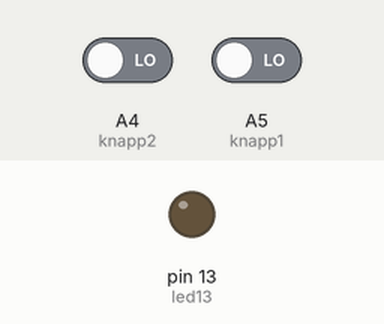
Recording of a sketch running on a simulated Arduino Uno, built with avr-gcc and run on an emulated ATmega328P. On the bench: output pins drawn as LEDs (lit = HIGH). Inputs (shaded band) come from the test bench; at power-on: A5 (knapp1) LOW, A4 (knapp2) LOW. What the sketch prints to the serial monitor is not drawn.

Above: at 1.2 s.
1.3 s: A5 (knapp1) driven HIGH
At 2.6 s:
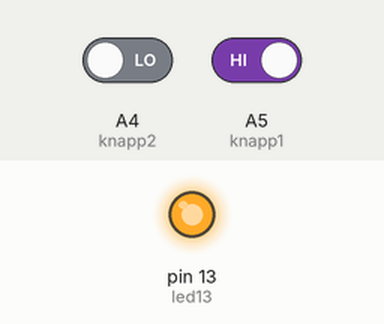
Timing chart, 0 to 4.3 s (numbered marks = the images above; inputs shaded):
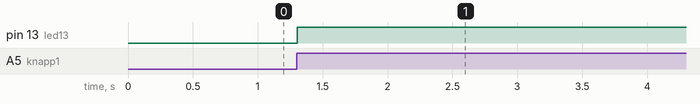

The sketch:

15_Av-P__med_to_impulsbrytere_-_MHP.ino
```cpp
 // Oppgave 15 - Av/På med to impulsbrytere - 05.04.2018 - MHP

// KONSTANTER:
const byte knapp1 = A5;
const byte knapp2 = A4;
const byte led13 = 13;

// VARIABLER:
int lesknapp1;
int lesknapp2;

// SETUP:
void setup() {
  Serial.begin(9600);
  pinMode(led13, OUTPUT);
  Serial.print("i'm doing something");
}

// FUNKSJONER:

// HOVUDPROGRAM:
void loop() {
  lesknapp1 = digitalRead(knapp1);
  lesknapp2 = digitalRead(knapp2);
  delay(10);
  lesknapp1 = digitalRead(knapp1);
  lesknapp2 = digitalRead(knapp2);
  if (lesknapp1 == HIGH && lesknapp2 == LOW){
    digitalWrite(led13, HIGH);
  }
  if (lesknapp2 == HIGH && lesknapp1 == LOW){
    digitalWrite(led13, LOW);
  }
}
```

Measured:
- after the input at 1.3 s, pin 13 (led13): LOW → HIGH at once
